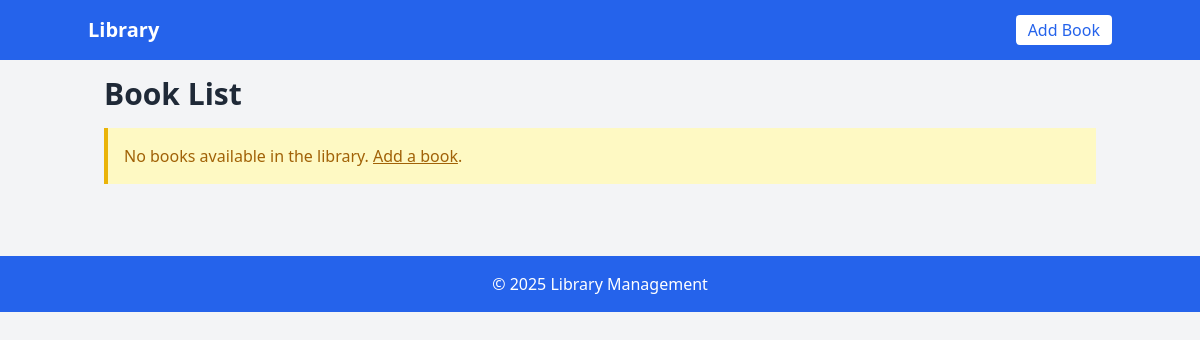
/books/, run on an earlier commit of the app's database.
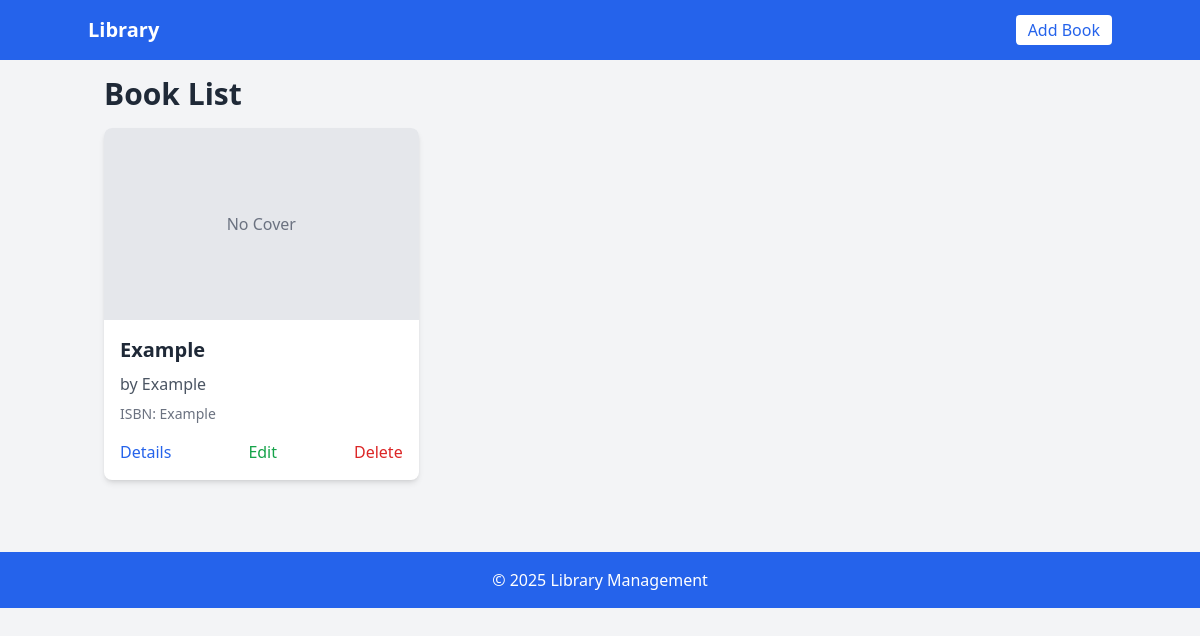
And on a later commit of the database.
### books/models.py (models this page shows, shortened)
class Book(models.Model):
    title = models.CharField(max_length=200)
    author = models.CharField(max_length=100)
    publication_date = models.DateField(blank=True, null=True)
    isbn = models.CharField('ISBN', max_length=13, unique=True)
    description = models.TextField(blank=True)
    cover_image = models.URLField(blank=True)
    created_at = models.DateTimeField(auto_now_add=True)
    updated_at = models.DateTimeField(auto_now=True)

### books/views.py (the view)
# urls.py: path('', views.BookListView.as_view(), name='book_list'),
class BookListView(ListView):
    model = Book
    context_object_name = 'books'
    template_name = 'books/book_list.html'
    ordering = ['-created_at']

### books/templates/books/book_list.html (shortened to what this page needs)
{% extends 'books/base.html' %}
{% block content %}
<div class="mb-6">
    <h1 class="text-3xl font-bold text-gray-800 mb-4">Book List</h1>
    {% if books %}
    <div class="grid grid-cols-1 md:grid-cols-2 lg:grid-cols-3 gap-6">
        {% for book in books %}
        <div class="bg-white rounded-lg shadow-md overflow-hidden hover:shadow-lg transition-shadow duration-300">
            {% if book.cover_image %}
            <img src="{{ book.cover_image }}" alt="{{ book.title }}" class="w-full h-48 object-cover">
            {% else %}
            <div class="w-full h-48 bg-gray-200 flex items-center justify-center">
                <span class="text-gray-500">No Cover</span>
            </div>
            {% endif %}
            <div class="p-4">
                <h2 class="text-xl font-semibold text-gray-800 mb-2">{{ book.title }}</h2>
                <p class="text-gray-600 mb-2">by {{ book.author }}</p>
                <p class="text-sm text-gray-500 mb-4">ISBN: {{ book.isbn }}</p>
                <div class="flex justify-between">
                    <a href="{% url 'books:book_detail' pk=book.pk %}" class="text-blue-600 hover:text-blue-800">Details</a>
                    <a href="{% url 'books:book_update' pk=book.pk %}" class="text-green-600 hover:text-green-800">Edit</a>
                    <a href="{% url 'books:book_delete' pk=book.pk %}" class="text-red-600 hover:text-red-800">Delete</a>
                </div>
            </div>
        </div>
        {% endfor %}
    </div>
    {% else %}
    <div class="bg-yellow-100 border-l-4 border-yellow-500 text-yellow-700 p-4 mb-4">
        <p>No books available in the library. <a href="{% url 'books:book_create' %}" class="underline">Add a book</a>.</p>
    </div>
    {% endif %}
</div>
{% endblock %}

### books/templates/books/base.html (shortened to what this page needs)
<!DOCTYPE html>
<html lang="en">
<head>
    <script src="https://cdn.tailwindcss.com"></script>
</head>
<body class="bg-gray-100 min-h-screen">
    <nav class="bg-blue-600 text-white p-4">
        <div class="container mx-auto flex justify-between items-center">
            <a href="{% url 'books:book_list' %}" class="text-xl font-bold">Library</a>
            <div>
                <a href="{% url 'books:book_create' %}" class="bg-white text-blue-600 px-3 py-1 rounded hover:bg-blue-100">Add Book</a>
            </div>
        </div>
    </nav>
    <main class="container mx-auto p-4">
        {% block content %}{% endblock %}
    </main>
    <footer class="bg-blue-600 text-white p-4 mt-8">
        <div class="container mx-auto text-center">
            <p>&copy; {% now "Y" %} Library Management</p>
        </div>
    </footer>
</body>
</html>

What changed in the data, as far as the page shows it:
added Book: cover_image "No Cover", title "Example", author "Example", isbn "Example"
Also different on the page:
text no longer shown: "No books available in the library. Add a book ."
